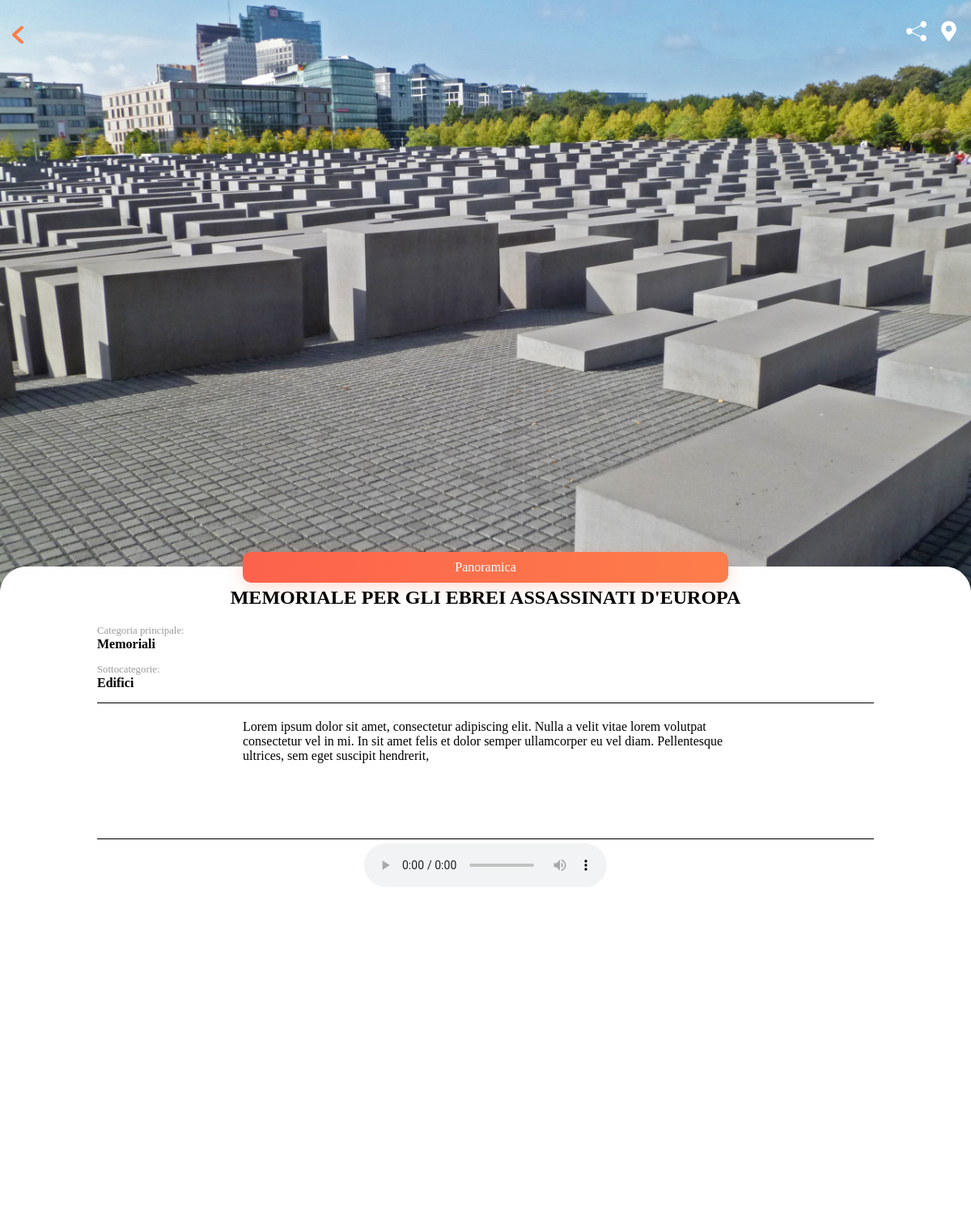
Screenshot of /ldi.php?ldi=2 with the database file from the repository.
### tables this page shows
CREATE TABLE ldi(
    `id` int PRIMARY KEY AUTO_INCREMENT,
    `name` varchar(255),
    `description` varchar(255),
    `registrationDate` timestamp,
    `lon` varchar(255),
    `lat` varchar(255),
    `image` varchar(255),
    `audio` varchar(255),
    `maintipo` int NOT NULL REFERENCES tipo(id)
);

CREATE TABLE tipo(
    `id` int PRIMARY KEY AUTO_INCREMENT,
    `description` varchar(255),
    `name` varchar(255),
    `image` varchar(255)
);

CREATE TABLE tipo_ldi(
    `ldi_id` int REFERENCES ldi(id),
    `tipo_id` int REFERENCES tipo(id),
    PRIMARY KEY (`ldi_id`, `tipo_id`)
);

### ldi.php (the view, shortened to what this page needs)
<?php
    $conn = new mysqli("localhost", "root", "");
    $conn->query("USE my_visitberlin");
    if(empty($_GET["ldi"])){
        header("Location: index.php");
    }
    else{
        $query = "SELECT * FROM ldi WHERE ldi.id = ".$_GET["ldi"];
        $result = $conn->query($query);
        $ldi = $result->fetch_assoc();
        $query = "SELECT * FROM tipo WHERE tipo.id = ".$ldi["maintipo"];
        $result1 = $conn->query($query);
        $tipo = $result1->fetch_assoc();
    }
?>
<!DOCTYPE html>
<html lang="it">
            <head>
    <link rel="stylesheet" href="css/components.css">
    <link rel="stylesheet" href="css/ldi.css">
</head>
    <body style="background-image:url('assets/berlinPhotosProva/<?php echo $ldi["image"]?>');">
    <div class="outerTopDiv">
            <a href="<?php  echo $_SESSION["prevPage"]?>"><img src="assets/icon/back.svg" alt="" class="backIcon"></a>
        <div class="topDiv">
            <a href="#" id="share"><img src="assets/icon/share.svg" style="height: 25px; width: 25px;" alt=""></a>
            <a href="map.php?ldi=<?php  echo $_GET["ldi"];?>" ><img src="assets/mapsIcon/noImgWhite.svg" style="height: 25px; width: 25px;" alt=""></a>
        </div>
    </div>
    <div class="hid-box">
            <div class="open">
                <span>Panoramica</span>
            </div>
        <div class="box">
            <div class="titleDiv">
                <h2><?php echo strtoupper($ldi["name"])?></h2>
            </div>
            <div class="infoDiv">
                <div>
                    <span class="smallTitle">Categoria principale:</span>
                    <span> <b><?php echo $tipo["name"]?></b></span>
                </div>
                <div>
                    <?php
                        $querySot = "SELECT * FROM tipo_ldi, tipo  WHERE tipo_ldi.tipo_id = tipo.id AND  tipo_ldi.ldi_id = '".$_GET["ldi"]."' AND tipo_ldi.tipo_id != '".$ldi["maintipo"]."'";
                        $resultSot = $conn->query($querySot);
                        if($resultSot->num_rows > 0){
                            echo '<span class="smallTitle">Sottocategorie:</span>
                                    <span>';
                            while($row = $resultSot->fetch_assoc()){
                                echo '<b>'.$row["name"].'</b> ';
                            }
                            echo '</span>';
                        }
                    ?>
                </div>
            </div>
            <div class="titleDiv descriptionDiv">
                <span>
                    <?php echo $ldi["description"]?>
                </span>
            </div>
                <?php
                    if(!empty($ldi["audio"])){
                        echo '
                            <div class="titleDiv audioDiv">
                                <audio controls>
                                    <source src="assets/audioLdi/'.$ldi["audio"].'" type="audio/mpeg">
                                    <source src="assets/audioLdi/'.$ldi["audio"].'" type="audio/wav">
                                </audio>
                            </div>';
                    }
                ?>
        </div>
    </div>
    </body>
</html>

### css/components.css (style rules this page uses)
* { box-sizing: border-box; }
.backIcon { margin: 20px 0px 10px 5px; }

### css/ldi.css (style rules this page uses)
body { margin: 0; background-size: cover; background-repeat: no-repeat; background-position: center; height: 100vh; width: 100vw; overflow: hidden; }
.hid-box { background-color: white; top: calc(100vh - 100px); position: relative; transition: all .4s ease-out; height: 100%; border-radius: 33px 33px 0px 0px; }
.box { background-color: white; position: relative; transition: all .4s ease-out; height: 100%; border-radius: 33px 33px 0px 0px; }
.open { position: absolute; display: block; text-decoration: none; background: linear-gradient(270deg, #FD814A -12.71%, #FC5C4C 121.19%); color: white; left: 25vw; top: calc((-20px - 1rem) / 2); width: 50vw; border-radius: 10px; z-index: 101; display: flex; align-items: center; justify-content: space-around; padding: 10px 0px 10px 0px; box-shadow: 0px 5px 20px rgba(253, 113, 75, 0.25); }
.titleDiv { display: flex; align-items: center; justify-content: center; padding-top: 5px; }
.topDiv { display: flex; align-items: center; justify-content: flex-end; gap: 15px; height: 80px; }
.outerTopDiv { display: flex; align-items: center; justify-content: space-between; height: 80px; position: absolute; width: calc(100% - 15px); }
.backIcon { margin-left: 15px; z-index: 100000; }
.hid-box h2 { text-align: center; }
.audioDiv { width: 100%; }
.descriptionDiv { height: 21%; align-items: flex-start; border-bottom: 1px solid black; width: 80%; margin: auto; }
.descriptionDiv span { width: 80%; max-width: 75ch; margin-top: 15px; }
.infoDiv { display: flex; flex-direction: column; justify-content: center; align-items: center; border-bottom: 1px solid black; width: 80%; margin: auto; }
.infoDiv div { display: flex; flex-direction: column; justify-content: center; width: 100%; margin-bottom: 15px; }
.smallTitle { font-size: .8rem; color: #9b9b9b; }

### rows the page displays
ldi: name "MEMORIALE PER GLI EBREI ASSASSINATI D'EUROPA", description "Lorem ipsum dolor sit amet, consectetur adipiscing elit. Nulla a velit vitae lorem volutpat consectetur vel in mi. In sit amet felis et dolor semper ullamcorper eu vel diam. Pellentesque ultrices, sem eget suscipit hendrerit,"
tipo: name "Memoriali"
tipo_ldi: tipo.name "Edifici"
